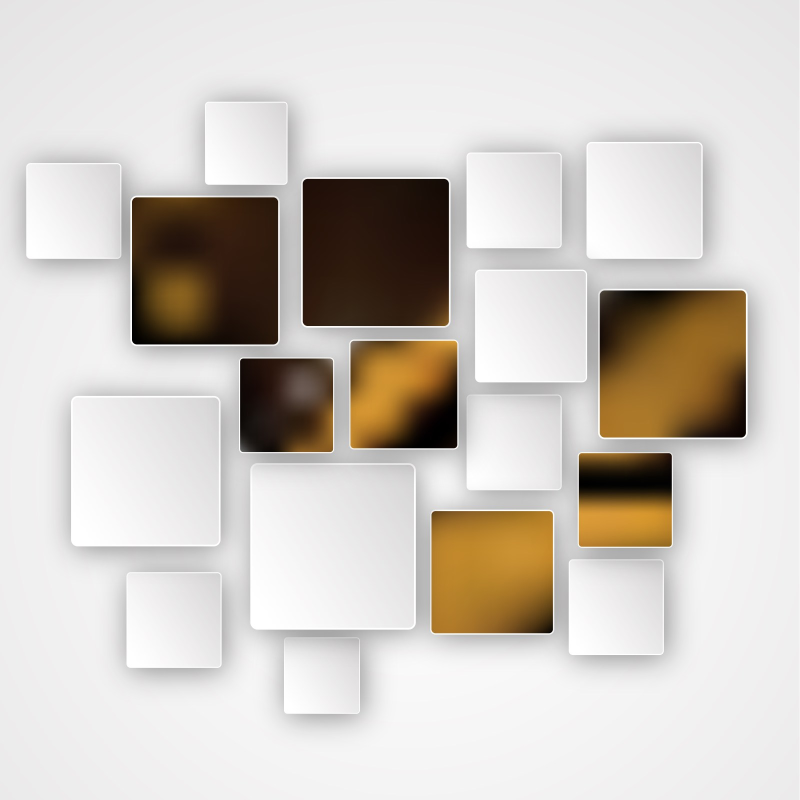
#> input picture segmentationandcontours/square_white_bg.jpg, 1600 x 1600 px (shown at 1/2 size)
$ jupyter execute contouring.ipynb
#> lines starting #> are read from the running program, lines starting #| are printed output that depends on the picture; after the words box and inside, x2 and y2 are one past the last pixel; in counts of white or black regions, pixels touching at a corner belong together
[cell 1]
import cv2
import numpy as np

image = cv2.imread("square_white_bg.jpg")
#> image is the input picture: shape (1600, 1600, 3); mean B, G, R 196.6, 203.1, 208.7
resized_image = cv2.resize(image, None,fx=0.3,fy=0.3)
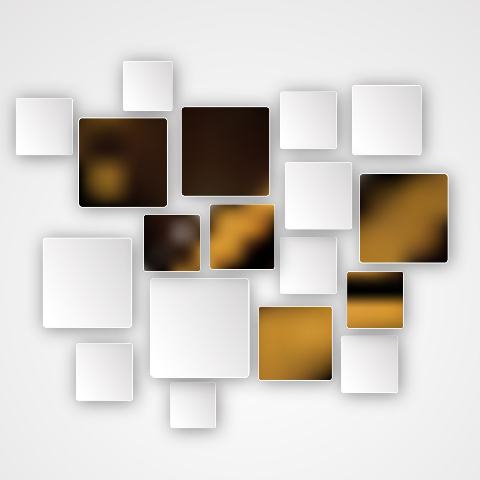
#> resized_image: shape (480, 480, 3); mean B, G, R 196.6, 203, 208.6
cv2.imshow("Input image",resized_image)
cv2.waitKey(0)

#make gray image
grayscale = cv2.cvtColor(resized_image, cv2.COLOR_BGR2GRAY)
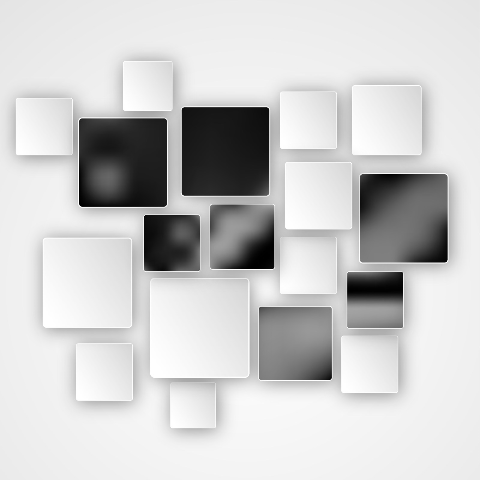
#> grayscale: shape (480, 480); min 0, max 255, mean 204

#find canny edges
canny_edges = cv2.Canny(grayscale,30,200)
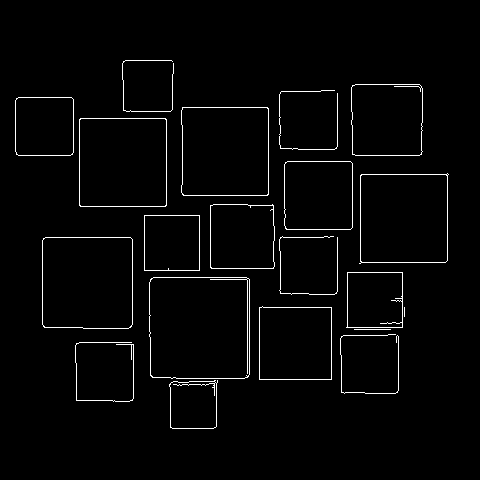
#> canny_edges: shape (480, 480); 2.2% white in thin lines or dots, all inside (x1, y1, x2, y2) = (15, 60, 449, 429)
cv2.imshow("Gray Image",grayscale)
cv2.waitKey(0)

#find contours
contours, heirachy = cv2.findContours(canny_edges, cv2.RETR_EXTERNAL, cv2.CHAIN_APPROX_NONE)
#> contours = 20 contours, 7 with area under 20; largest, box (x1, y1, x2, y2) and area: (149, 277, 250, 379) 10012, (42, 237, 133, 329) 8134, (359, 173, 449, 264) 7654, (79, 118, 167, 207) 7654, (181, 107, 269, 196) 7590
cv2.imshow("Canny Edges After Contouring",canny_edges)
cv2.waitKey(0)


print("number of contours found {}".format(len(contours)))
#| number of contours found 20

cv2.drawContours(resized_image, contours, -1, (0, 0, 255), 3)
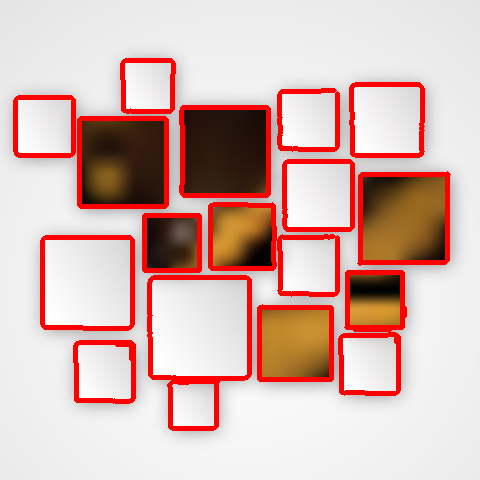
#> resized_image: shape (480, 480, 3); 10.4% of pixels changed, all inside (x1, y1, x2, y2) = (13, 58, 451, 431)
cv2.imshow("Contours",resized_image)
cv2.waitKey(0)
cv2.destroyAllWindows()

$ run again, with segmentationandcontours/hand.jpg copied over segmentationandcontours/square_white_bg.jpg
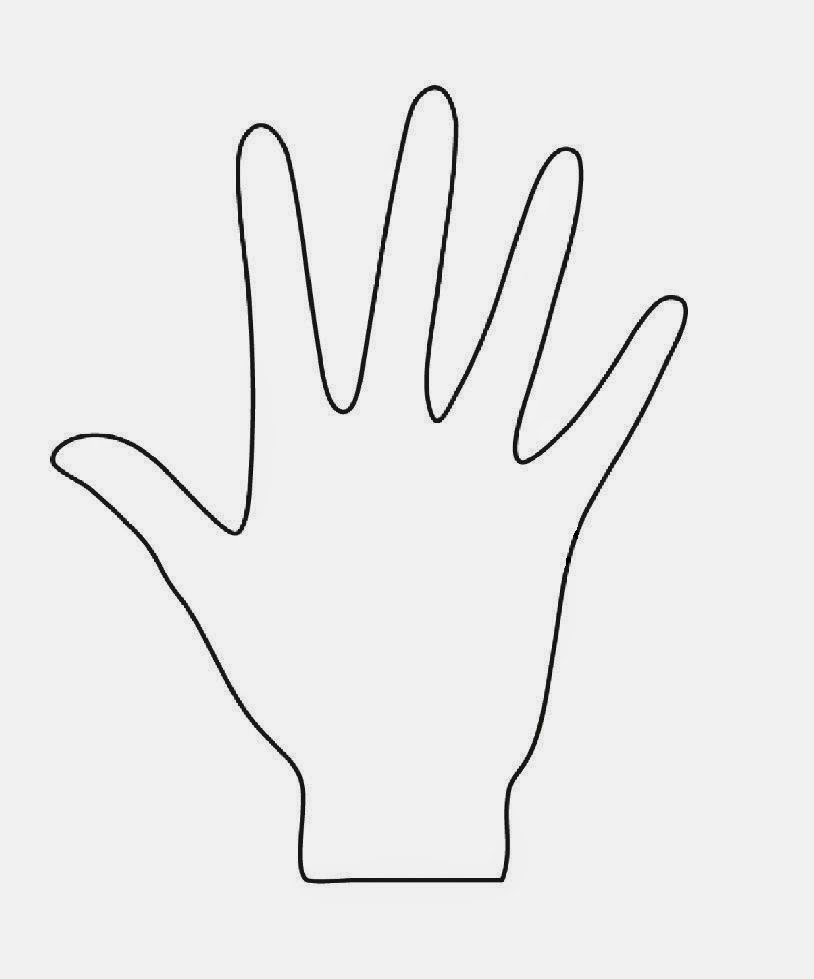
#> input picture segmentationandcontours/hand.jpg, 814 x 979 px
#> image is the input picture: shape (979, 814, 3); mean B, G, R 235.9, 235.9, 235.9
#> `canny_edges = cv2.Canny(grayscale,30,200)`:
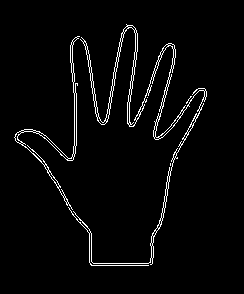
#> canny_edges: shape (294, 244); 3.1% white in thin lines or dots, all inside (x1, y1, x2, y2) = (14, 24, 207, 266)
#> contours = 5 contours, 3 with area under 20; largest, box (x1, y1, x2, y2) and area: (68, 24, 207, 266) 1311, (14, 36, 80, 210) 496
#| number of contours found 5
#> `cv2.drawContours(resized_image, contours, -1, (0, 0, 255), 3)`:
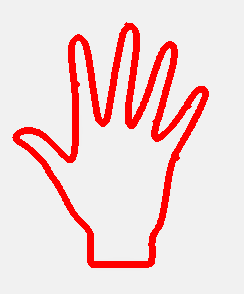
#> resized_image: shape (294, 244, 3); mean B, G, R 214.7, 214.7, 242.5
